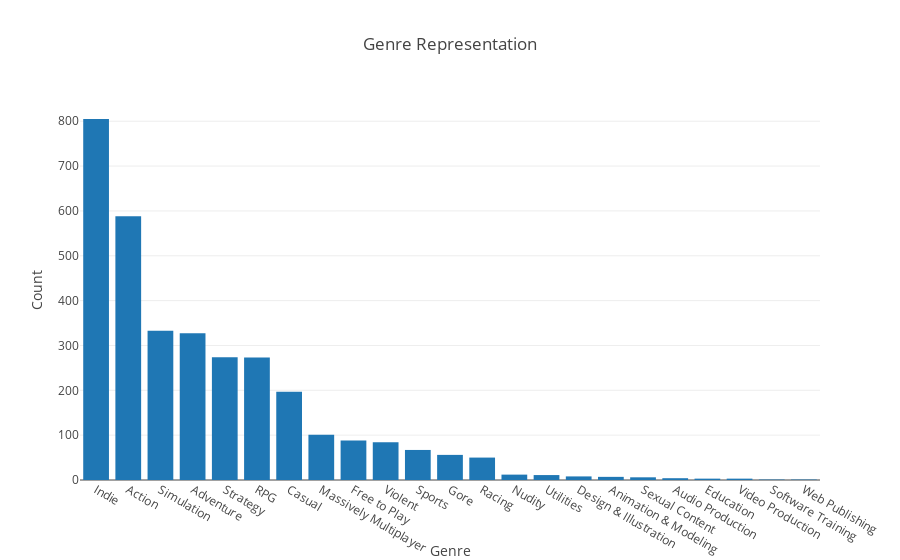

Source (notebook cell):
### Code cell
product_categories = json.load(open('./dumps/genres.json'))

# Sort to make better in display.
product_categories.sort(key=lambda t: t['count'], reverse=True)

x = []
y = []

for category in product_categories:
    x.append(category['genre'])
    y.append(category['count'])
    
layout = go.Layout(
    title='Genre Representation',
    xaxis=dict(
        title="Genre"
    ),
    yaxis=dict(
        title="Count"
    ),
    showlegend=False
)   

data = [go.Bar(
    x=x,
    y=y
)]

fig = go.Figure(data=data, layout=layout)

iplot(fig)

### Figure 1 — Plotly figure (JSON) as saved in the notebook; plotly's stock layout.template omitted (floating-point values rounded to 4 significant figures)
{"data": [{"type": "bar", "x": ["Indie", "Action", "Simulation", "Adventure", "Strategy", "RPG", "Casual", "Massively Multiplayer", "Free to Play", "Violent", "Sports", "Gore", "Racing", "Nudity", "Utilities", "Design & Illustration", "Animation & Modeling", "Sexual Content", "Audio Production", "Education", "Video Production", "Software Training", "Web Publishing"], "y": [805, 588, 333, 327, 274, 273, 197, 101, 88, 84, 67, 56, 50, 12, 11, 8, 7, 6, 4, 3, 3, 1, 1]}], "layout": {"showlegend": false, "title": "Genre Representation", "xaxis": {"title": "Genre"}, "yaxis": {"title": "Count"}}}
